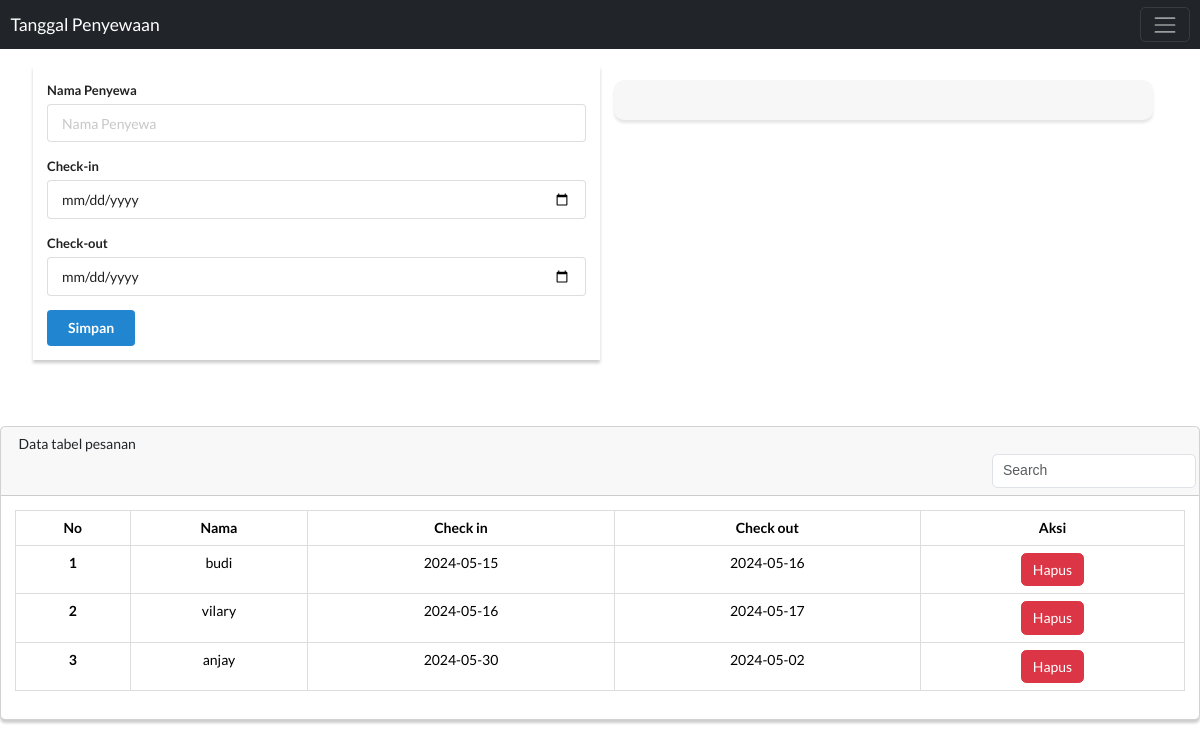
Page /admin/admin.php (signed in) on the committed database.
### tables this page shows
CREATE TABLE `tb_kalender` (
  `id_kalender` int(11) NOT NULL,
  `nama` varchar(50) NOT NULL,
  `check_in` date NOT NULL,
  `check_out` date NOT NULL
);

### admin/admin.php (the view, shortened to what this page needs)
<?php
include("../function/koneksi.php");
?>
<!DOCTYPE html>
<html lang="en">
<head>
  <link href="https://cdn.jsdelivr.net/npm/bootstrap@5.3.3/dist/css/bootstrap.min.css" rel="stylesheet" />
  <link href='https://cdnjs.cloudflare.com/ajax/libs/fullcalendar/3.1.0/fullcalendar.print.min.css' rel='stylesheet' media='print' />
  <link rel="stylesheet" href="https://cdnjs.cloudflare.com/ajax/libs/fullcalendar/3.1.0/fullcalendar.min.css">
  <link rel="stylesheet" href="https://cdnjs.cloudflare.com/ajax/libs/semantic-ui/2.2.7/semantic.min.css">
  <link rel="stylesheet" href="style.css">
</head>
<body>
  <nav class="navbar navbar-dark bg-dark fixed-top">
    <div class="container-fluid">
      <a class="navbar-brand" href="#">Tanggal Penyewaan</a>
      <button class="navbar-toggler" type="button" data-bs-toggle="offcanvas" data-bs-target="#offcanvasDarkNavbar" aria-controls="offcanvasDarkNavbar" aria-label="Toggle navigation">
        <span class="navbar-toggler-icon"></span>
      </button>
    </div>
  </nav>
  <br><br><br>
  <br>
  <div class="ui container">
    <div class="ui grid">
      <div class="ui eight wide column" style="box-shadow: 0 3px 3px rgba(0,0,0,0.2);">
        <form method="post" id="rentalForm" class="ui form" action="simpan_data.php">
          <div class="field">
            <label>Nama Penyewa</label>
            <input type="text" name="nama_penyewa" placeholder="Nama Penyewa">
          </div>
          <div class="field">
            <label>Check-in</label>
            <input type="date" name="check_in">
          </div>
          <div class="field">
            <label>Check-out</label>
            <input type="date" name="check_out">
          </div>
          <button class="ui button primary" type="submit">Simpan</button>
        </form>
      </div>
      <div class="ui eight wide column">
        <div id="calendar"></div>
      </div>
    </div>
  </div>
  <br><br><br><br>
  <div class="card mb-4" style="box-shadow: 0 3px 3px rgba(0, 0, 0, 0.2)">
    <div class="card-header">
      Data tabel pesanan
      <div class="d-flex justify-content-end">
        <div class="row justify-content-end">
          <input class="form-control mr-2" type="search" placeholder="Search" aria-label="Search" />
        </div>
      </div>
    </div>
    <div class="card-body">
      <div class="table-responsive">
        <table class="table">
          <thead>
            <tr>
              <th scope="col">No</th>
              <th scope="col">Nama</th>
              <th scope="col">Check in</th>
              <th scope="col">Check out</th>
              <th scope="col">Aksi</th>
            </tr>
          </thead>
          <tbody>
            <?php
            $ambil = mysqli_query($koneksi, "SELECT * FROM tb_kalender");
            $a = 1;
            foreach ($ambil as $user) {
            ?>
              <tr>
                <th scope="row"><?= $a; ?></th>
                <td><?= $user['nama']; ?></td>
                <td><?= $user['check_in']; ?></td>
                <td><?= $user['check_out']; ?></td>
                <td>
                  <form action="../function/hapus_pesan.php" method="GET">
                    <button type="submit" class="btn btn-danger" onclick="return confirm('Anda yakin ingin menghapus data ini?')">Hapus</button>
                  </form>
                </td>
              </tr>
            <?php $a++;
            } ?>
          </tbody>
        </table>
      </div>
    </div>
  </div>
</body>
</html>

### admin/style.css (style rules this page uses)
#calendar { max-width: 900px; margin: 0 auto; padding: 20px; background-color: #f7f7f7; border-radius: 10px; box-shadow: 0 3px 3px rgba(0,0,0,0.1); }

### admin/admin.php (style rules this page uses)
th, td { text-align: center; padding: 8px; border: 1px solid #dddddd; }

### rows in the picture
tb_kalender: nama "budi", check_in "2024-05-15", check_out "2024-05-16"
tb_kalender: nama "vilary", check_in "2024-05-16", check_out "2024-05-17"
tb_kalender: nama "anjay", check_in "2024-05-30", check_out "2024-05-02"
